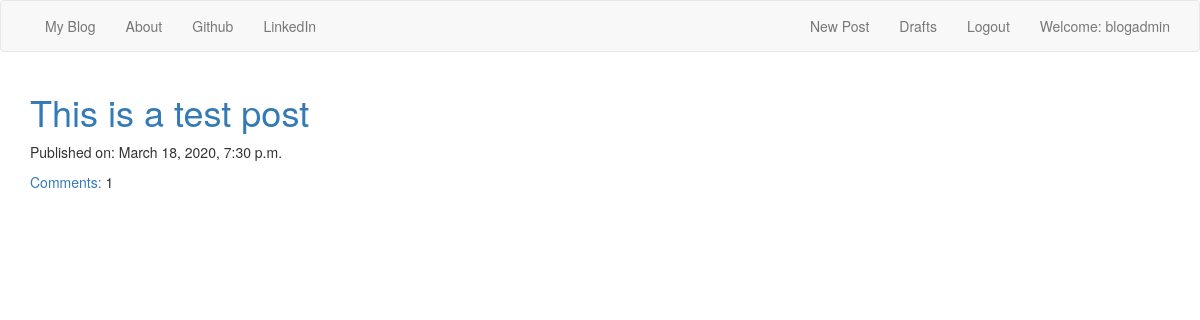
The app's page / (signed in) with its own data.
### blog/models.py (models this page shows, shortened)
class Post(models.Model):
    author = models.ForeignKey('auth.User', on_delete=models.CASCADE)
    title = models.CharField(max_length=200)
    text = models.TextField()
    created_date = models.DateTimeField(default=timezone.now)
    published_date = models.DateTimeField(blank=True, null=True)
    def approve_comment(self):
        return self.comments.filter(approved_comment=True)

### blog/views.py (the view)
# urls.py: path('', views.PostListView.as_view(), name='post_list'),
class PostListView(ListView):
    model = Post
    def get_queryset(self):
        return Post.objects.filter(published_date__lte=timezone.now()).order_by('-published_date')

### blog/templates/blog/post_list.html
{% extends "blog/base.html" %}
{% block content %}
<div class="centerstage">
    {% for post in post_list %}
        <div class="post">
            <h1><a href="{% url 'post_detail' pk=post.pk %}">{{ post.title }}</a></h1>
            <div class="date">
                <p>Published on: {{ post.published_date }}</p>
            </div>
            <a href="{% url 'post_detail' pk=post.pk %}">Comments:</a> {{ post.approve_comment.count }}
        </div>
    {% endfor %}
</div>
{% endblock %}

### blog/templates/blog/base.html (shortened to what this page needs)
<!DOCTYPE html>
{% load static %}
<html lang="en" dir="ltr">
<head>
    <link rel="stylesheet" href="https://maxcdn.bootstrapcdn.com/bootstrap/3.3.7/css/bootstrap.min.css">
    <link rel="stylesheet" href="//cdn.jsdelivr.net/npm/medium-editor@latest/dist/css/medium-editor.min.css" type="text/css" media="screen" charset="utf-8">
    {% load compress %}
    {% compress css %}
    <link rel="stylesheet" type="text/x-scss" href="{% static 'css/blog.scss' %}">
    {% endcompress %}
</head>
<body>
    <nav class="navbar navbar-default navfont custom-navbar">
        <div class="container">
            <ul class="nav navbar-nav">
                <li><a class="nabbar-brand bigbrand" href="{% url 'post_list' %}">My Blog</a></li>
                <li><a href="{% url 'about' %}">About</a></li>
                <li><a href="http://github.com/wchrapcynski">Github</a></li>
                <li><a href="https://www.linkedin.com/in/william-chrapcynski/">LinkedIn</a></li>
            </ul>
            <ul class="nav navbar-nav navbar-right">
                {% if user.is_authenticated %}
                    <li><a href="{% url 'post_new' %}">New Post</a></li>
                    <li><a href="{% url 'post_draft_list' %}">Drafts</a></li>
                    <li><a href="{% url 'logout' %}">Logout</a></li>
                    <li><a>Welcome: {{ user.username }}</a></li>
                {% else %}
                    <li><a class="nav navbar-right" href="{% url 'login' %}"><span class="glyphicon glyphicon-user"></span></a></li>
                {% endif %}
            </ul>
        </div>
    </nav>
    <div class="content container">
        <div class="row">
            <div class="col-md-8">
                <div class="blog_posts">
                    {% block content %}
                    {% endblock %}
                </div>
            </div>
        </div>
    </div>
</body>
</html>

### records on screen
Post: title "This is a test post", published_date "March 18, 2020, 7:30 p.m.", approve_comment.count "1"

### other values on screen
{{ user.username }} "blogadmin"
